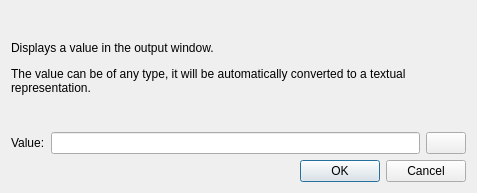
<?xml version="1.0" encoding="UTF-8"?>
<ui version="4.0">
 <class>AlgoDisplayStmt</class>
 <widget class="QDialog" name="AlgoDisplayStmt">
  <property name="windowModality">
   <enum>Qt::WindowModal</enum>
  </property>
  <property name="geometry">
   <rect>
    <x>0</x>
    <y>0</y>
    <width>477</width>
    <height>193</height>
   </rect>
  </property>
  <property name="windowTitle">
   <string>Display value</string>
  </property>
  <property name="windowIcon">
   <iconset resource="../turing.qrc">
    <normaloff>:/action/media/settings.png</normaloff>:/action/media/settings.png</iconset>
  </property>
  <property name="modal">
   <bool>true</bool>
  </property>
  <layout class="QVBoxLayout" name="verticalLayout">
   <item>
    <widget class="QLabel" name="label">
     <property name="text">
      <string>&lt;html&gt;&lt;head/&gt;&lt;body&gt;&lt;p&gt;Displays a value in the output window. &lt;/p&gt;&lt;p&gt;The value can be of any type, it will be automatically converted to a textual representation.&lt;/p&gt;&lt;/body&gt;&lt;/html&gt;</string>
     </property>
     <property name="wordWrap">
      <bool>true</bool>
     </property>
    </widget>
   </item>
   <item>
    <layout class="QGridLayout" name="gridLayout">
     <item row="0" column="1">
      <widget class="QLineEdit" name="lineEdit"/>
     </item>
     <item row="0" column="2">
      <widget class="QPushButton" name="btnCode">
       <property name="text">
        <string/>
       </property>
       <property name="icon">
        <iconset resource="../turing.qrc">
         <normaloff>:/action/media/edit_line.png</normaloff>:/action/media/edit_line.png</iconset>
       </property>
      </widget>
     </item>
     <item row="0" column="0">
      <widget class="QLabel" name="label_2">
       <property name="text">
        <string>Value:</string>
       </property>
      </widget>
     </item>
    </layout>
   </item>
   <item>
    <widget class="QDialogButtonBox" name="buttonBox">
     <property name="orientation">
      <enum>Qt::Horizontal</enum>
     </property>
     <property name="standardButtons">
      <set>QDialogButtonBox::Cancel|QDialogButtonBox::Ok</set>
     </property>
    </widget>
   </item>
  </layout>
 </widget>
 <resources>
  <include location="../turing.qrc"/>
 </resources>
 <connections>
  <connection>
   <sender>buttonBox</sender>
   <signal>accepted()</signal>
   <receiver>AlgoDisplayStmt</receiver>
   <slot>accept()</slot>
   <hints>
    <hint type="sourcelabel">
     <x>248</x>
     <y>254</y>
    </hint>
    <hint type="destinationlabel">
     <x>157</x>
     <y>274</y>
    </hint>
   </hints>
  </connection>
  <connection>
   <sender>buttonBox</sender>
   <signal>rejected()</signal>
   <receiver>AlgoDisplayStmt</receiver>
   <slot>reject()</slot>
   <hints>
    <hint type="sourcelabel">
     <x>316</x>
     <y>260</y>
    </hint>
    <hint type="destinationlabel">
     <x>286</x>
     <y>274</y>
    </hint>
   </hints>
  </connection>
 </connections>
</ui>
